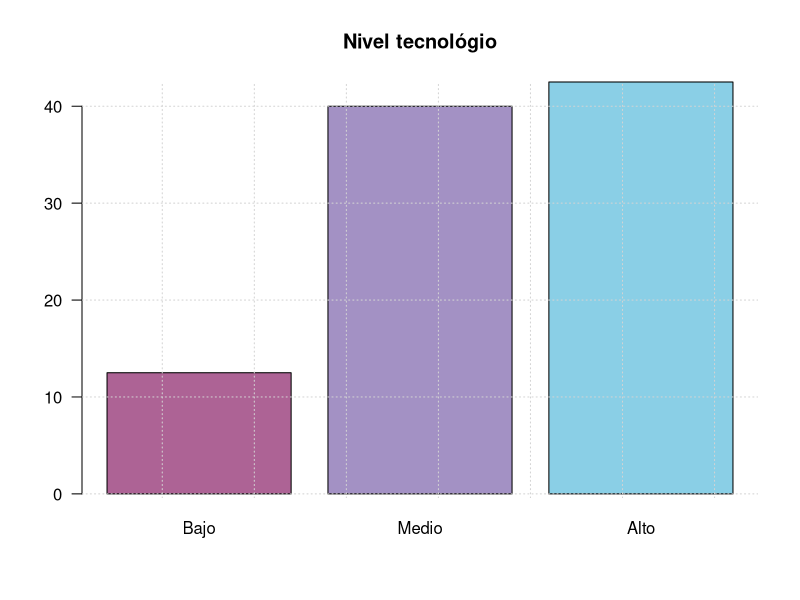
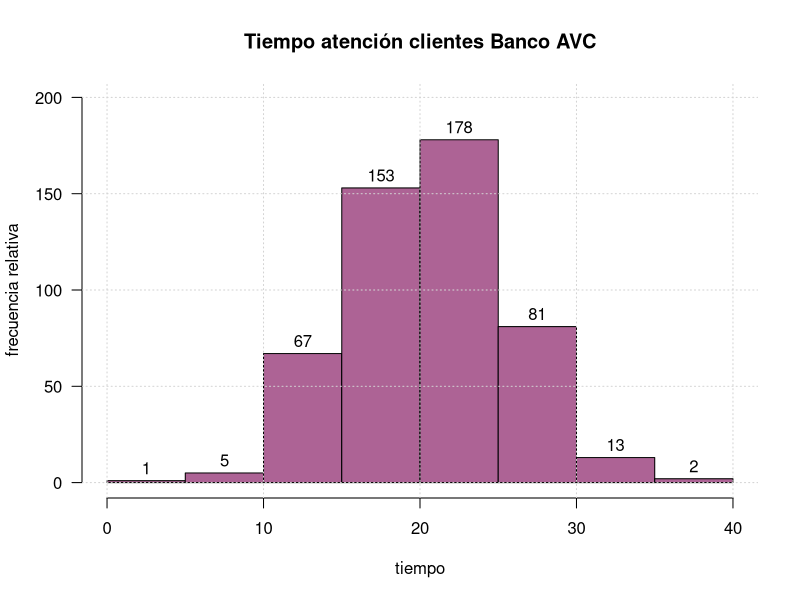

Recreate these plots in R, in order.
## ---- chunk 1
knitr::opts_chunk$set(comment = NA)

# colores
c0= "#b0394a"
c1= "#ad6395"
c2= "#a391c4"
c3= "#8acfe6"
c4= "#646420"
c5= "#db524f"
## ---- chunk 2
nivtec=c(12.5,40,42.5)
names(nivtec)=c("Bajo", "Medio", "Alto")
barplot(nivtec, 
        main = "Nivel tecnológio",
        col=c(c1,c2,c3), las=1)
grid()
## ---- chunk 3

## ---- chunk 4
tiempo=c(
14.29, 22.12, 18.75, 16.52, 18.42, 23.61, 27.69, 16.06, 26.08, 19.49, 22.21, 16.47, 21.89, 24.06, 11.09, 17.72, 17.04, 21.75, 25.00, 26.08, 26.28, 19.07, 19.92, 30.14, 24.71, 19.46, 24.70, 17.18, 20.94, 17.42, 20.39, 34.04, 24.20, 20.25, 19.06, 13.07, 14.25, 22.82, 18.25, 16.44, 16.59, 22.34, 26.16, 12.29, 29.95, 21.22, 23.96, 19.48, 27.00, 24.19, 22.17, 23.36, 20.08, 15.84, 22.35, 20.70, 21.02, 17.91, 21.49, 16.75, 15.89, 15.21, 23.83, 21.42, 23.43, 20.51, 31.61, 25.46, 18.45, 29.83, 28.63, 25.98, 22.38, 13.46, 17.33, 20.87, 20.42, 33.27, 23.13,  5.80, 16.54, 23.30,  9.79, 17.43, 14.84, 16.08, 17.55, 19.31, 17.37, 18.47, 23.48, 27.40, 12.40, 17.92, 12.87, 22.18, 26.91, 15.34, 13.89, 21.63, 14.87, 21.41, 22.16, 22.10, 21.86, 22.76, 16.18, 23.30, 14.66, 16.88, 20.77, 24.61, 24.10, 15.89, 16.18, 22.19, 20.88, 18.10, 22.89, 14.38, 19.06, 21.48, 15.14, 24.23, 32.32, 19.15, 22.60, 28.94, 22.41, 18.05, 23.55, 17.77, 13.44, 18.53, 17.47, 27.79, 19.80, 27.36, 25.06, 12.37, 18.26, 18.16, 18.86, 20.68, 16.63, 13.01, 20.77, 20.81, 26.03, 27.31, 19.54, 22.78, 21.67, 18.79, 23.77, 21.70, 17.61, 14.65, 26.49, 15.81, 16.72, 27.16, 18.22, 21.74, 22.51, 21.13, 22.36, 15.03, 19.55, 22.47, 17.51, 29.05, 18.91, 16.42, 15.30, 19.57, 24.21, 20.54, 28.77, 15.75, 28.77,  2.27, 20.31, 13.89, 11.40, 22.35, 19.86, 24.58, 19.29, 12.24, 10.03, 27.62, 22.02, 23.27, 21.21, 13.52, 11.08, 19.22, 14.26, 17.24, 20.09, 28.40, 25.05, 27.47, 16.11, 26.14, 27.23, 18.44, 19.83, 23.21, 24.83, 22.71, 18.57, 21.68, 24.65, 14.12, 15.48, 22.79, 25.90, 18.99, 19.31, 17.93, 24.09, 14.19, 17.23, 15.65, 26.17, 29.59, 30.39, 27.35, 22.31, 18.10, 30.36, 25.26, 25.26, 10.51, 24.26, 22.18, 25.19, 19.53, 12.55, 14.96, 14.15, 26.71, 29.36, 29.72, 18.11, 24.51, 15.12, 16.93, 21.38, 17.14, 27.55, 19.37, 25.19, 16.27, 22.71, 23.99, 21.58, 14.00, 19.73, 21.31, 18.01, 15.45, 36.23, 12.61, 23.45, 20.93, 23.62, 22.01, 26.17, 19.60, 22.67, 22.07, 21.76, 12.25, 18.58, 19.93, 21.41, 25.62, 13.25, 21.01, 10.93, 15.23, 13.38, 11.50, 14.33, 19.06, 23.61, 22.23, 17.96, 19.90, 13.51, 27.70, 12.23, 18.11, 27.07, 21.97, 24.68, 14.13, 22.57, 16.11, 28.35, 10.81, 22.71, 20.43, 21.84, 17.88, 20.17, 22.71, 20.70, 21.14, 17.63, 25.59, 14.73, 24.50, 24.21, 26.89, 19.82, 23.71, 13.83, 15.16, 19.04, 20.16, 17.92, 25.22,  5.21, 17.35, 13.86, 22.47, 23.65, 21.34, 15.25, 27.67, 12.90, 23.14,
17.74, 16.69, 21.68, 21.76, 12.08, 13.81, 22.49, 25.76, 18.62, 13.36, 20.24, 13.87, 27.77, 22.51, 22.73, 24.42, 20.01, 25.97, 24.14, 23.54, 24.34, 22.37, 19.82, 15.16, 25.09, 18.90, 20.63, 25.37, 16.15, 15.08, 28.66, 17.71, 18.91, 23.37, 24.16, 26.39, 30.01, 27.53, 22.52, 16.40, 26.39, 21.58, 18.55, 17.55, 27.21, 25.41, 20.18, 22.26, 19.64, 19.52, 20.42, 17.54, 19.28, 11.40, 16.44, 31.71, 16.84, 27.41,  9.39, 18.48, 27.80, 22.04, 19.69, 12.86, 21.63, 17.40, 23.05, 24.59, 23.24, 27.97, 18.38, 22.12, 20.59, 13.35, 10.26, 19.59, 19.68, 28.00, 19.32, 14.87, 20.20, 16.53, 14.56, 26.03, 10.88, 22.51, 18.73, 13.67, 22.50, 22.18, 16.12, 19.95, 12.99, 20.83, 20.29, 36.47, 21.40, 16.09, 12.07, 13.08, 26.65, 16.95, 25.45, 19.30, 24.48, 15.23, 12.96, 22.71, 13.78,  9.82, 20.12, 17.60, 22.00, 20.93, 27.24, 23.91, 20.46, 26.36, 17.56, 27.61, 22.34, 22.57, 27.97, 31.23, 25.50, 26.97, 19.47, 14.76, 21.95, 23.65, 26.98, 23.82, 22.84, 15.54, 22.35, 23.10, 32.09, 27.65, 28.24, 18.22, 21.59, 22.46, 21.75, 23.70, 24.11, 27.61, 15.31, 22.06, 14.78, 22.21, 15.65, 34.76, 29.59, 16.76, 19.95, 15.45, 11.45, 23.28, 26.32, 31.33, 15.94, 24.32, 16.36, 14.34)
h=hist(tiempo,
     main="Tiempo atención clientes Banco AVC",
     ylab = "frecuencia relativa", las=1,
     ylim = c(0,200),
     col=c1)
text(h$mids,h$counts,labels=h$counts, adj=c(0.5, -0.5))
grid()

## ---- chunk 5
peso=c(1.08,0.99,0.97,1.18,1.41,1.28,0.83,1.06,1.14,1.38,
       0.75,0.96,1.08,0.87,0.89,0.89,0.96,1.12,1.12,0.97,
       1.24,0.89,0.98,1.14,0.92,1.18,1.17,0.75,0.83,0.87,
       0.86,0.89,0.89,0.92,0.93,0.96,0.96,0.97,0.98,0.99,
       1.06,1.08,1.08,1.12,1.12,1.14,1.14,1.17,1.18,1.18,
       1.24,1.28,1.38,1.41)

stem(peso)
## ---- chunk 6
PA=c(13,44,10,11,20,29,30,44,56,63,70,82)
PB=c(25,14,20,22,30,33,40,45,49,52,55,58)
